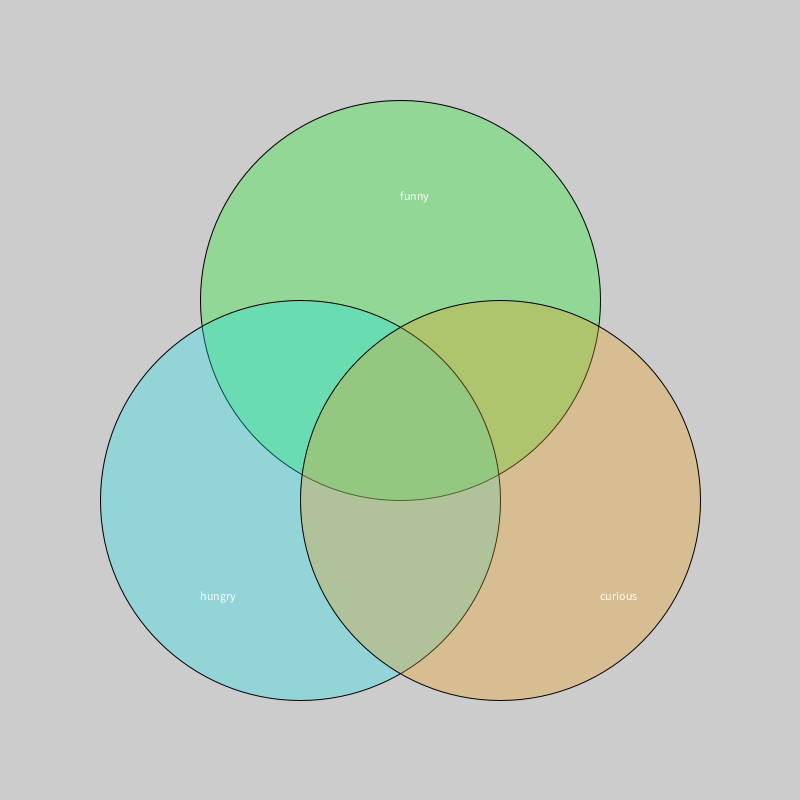
Frame 1 (no input)
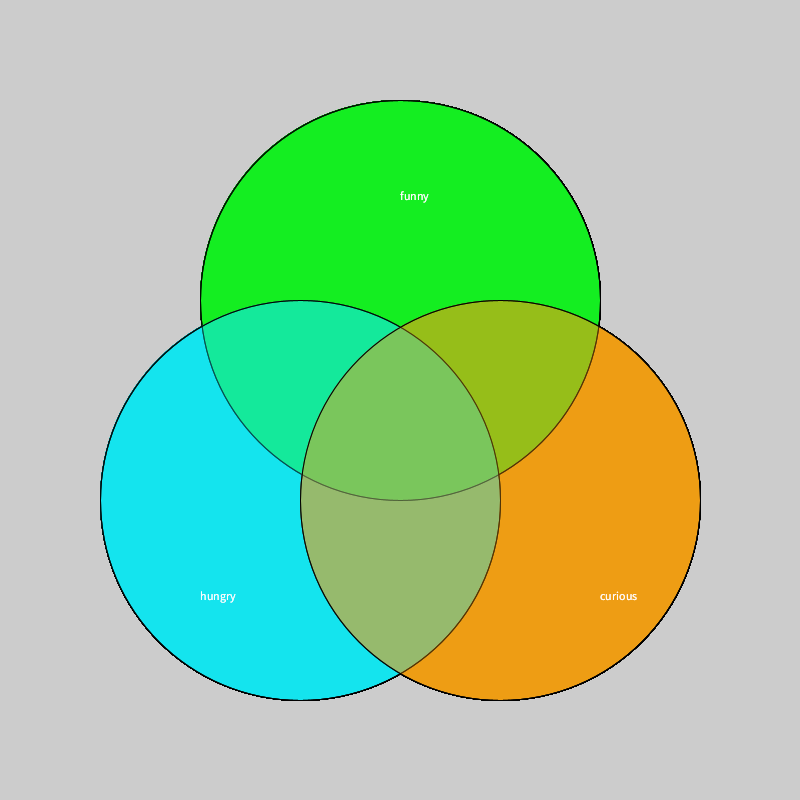
Frame 60 (the mouse pressed at the canvas centre just before this capture)
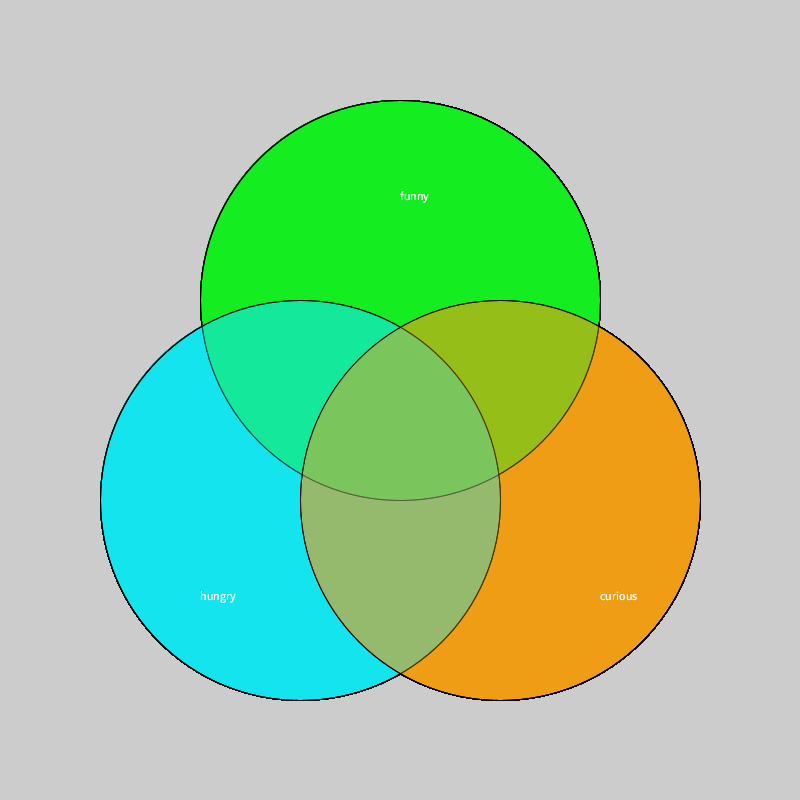
Frame 120 (the mouse held since frame 60 and released just before this capture)

The Processing sketch that drew these frames (run headless with seeded random() and noise(); from frame 60 on, the mouse is pressed at the canvas centre):

// Processing sketch: The_Venn_Diagram_of_Me
// ── The_Venn_Diagram_of_Me.pde
void setup () {
size(800,800);
}
void draw () {
  fill(#13F020,80);
  ellipse(400,300,400,400);
  fill(#13E6F0,80);
  ellipse(300,500,400,400);
  fill(#F09C13,80);
  ellipse(500,500,400,400);
  fill(#FFFCFE);
  text("funny",400,200);
  text("hungry",200,600);
  text("curious",600,600);
}
